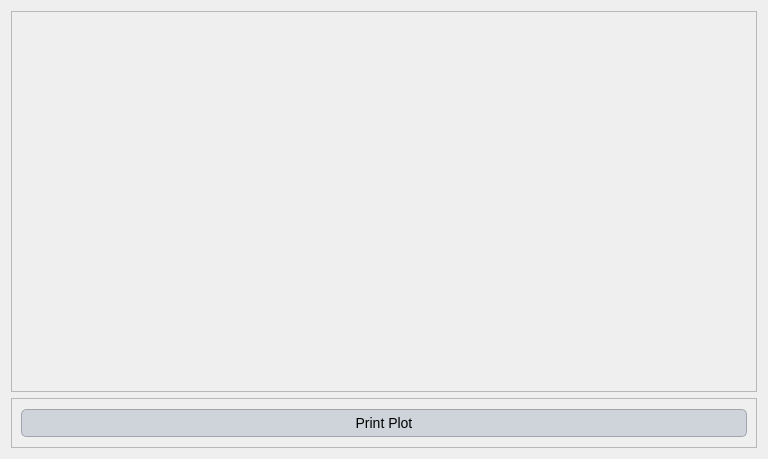
<?xml version="1.0" encoding="UTF-8"?>
<ui version="4.0">
 <class>Dialog</class>
 <widget class="QDialog" name="Dialog">
  <property name="geometry">
   <rect>
    <x>0</x>
    <y>0</y>
    <width>768</width>
    <height>459</height>
   </rect>
  </property>
  <property name="windowTitle">
   <string>Dialog</string>
  </property>
  <property name="styleSheet">
   <string notr="true">QLabel {
    font-family: 'Georgia'; /* Cambiar la fuente a Georgia */
    font-size: 16px; /* Cambiar el tamaño de la fuente */
    color: #000000; /* Color del texto (blanco) */
}

QLineEdit {
    font-family: 'Georgia'; /* Cambiar la fuente a Georgia */
    font-size: 14px; /* Cambiar el tamaño de la fuente */
    color: #000000; /* Color del texto (blanco) */
    background-color: #f0f0f0; /* Color de fondo del QLineEdit */
    border: 1px solid #000000; /* Borde blanco */
}

QComboBox {
    font-family: 'Georgia'; /* Cambiar la fuente a Georgia */
    font-size: 14px; /* Cambiar el tamaño de la fuente */
    color: #000000; /* Color del texto (blanco) */
    background-color: #cfd4da; /* Fondo oscuro del ComboBox */
}

QRadioButton {
    font-family: 'Georgia'; /* Cambiar la fuente a Georgia */
    font-size: 14px; /* Cambiar el tamaño de la fuente */
    color: #000000; /* Color del texto (blanco) */
}

QCheckBox {
    font-family: 'Georgia'; /* Cambiar la fuente a Georgia */
    font-size: 14px; /* Cambiar el tamaño de la fuente */
    color: #000000; /* Color del texto (blanco) */
}

/* Cambiar la fuente y estilo de los QPushButton */
QPushButton {
    font-family: 'Georgia'; /* Cambiar la fuente */
    font-size: 14px; /* Cambiar el tamaño de la fuente */
    color: #000000; /* Color del texto negro */
    background-color: #cfd4da; /* Fondo gris claro */
    border: 1px solid #a1a6ad; /* Borde gris medio */
    border-radius: 5px; /* Bordes redondeados */
    padding: 5px; /* Espaciado interno */
}

/* Estilo cuando el ratón pasa sobre el botón */
QPushButton:hover {
    color: #000000; /* Mantener el texto negro */
    background-color: #b7bcc3; /* Fondo gris un poco más oscuro al pasar el mouse */
}

/* Estilo cuando el botón está presionado */
QPushButton:pressed {
    background-color: #a6acb3; /* Fondo ligeramente más oscuro al presionar */
    color: #000000; /* Mantener el texto negro cuando se presiona */
}



/* Estilo general para QTableWidget y QTableView */
QTableWidget, QTableView {
    font-family: 'Georgia'; /* Cambiar la fuente a Georgia */
    font-size: 14px; /* Tamaño de la fuente */
    color: #000000; /* Color del texto negro */
    background-color: #e6e9ed; /* Fondo gris claro para la tabla */
    gridline-color: #a1a6ad; /* Color de las líneas de la tabla (gris medio) */
    selection-background-color: #b7bcc3; /* Color de fondo cuando se selecciona una celda (gris suave) */
    selection-color: #000000; /* Color del texto cuando la celda está seleccionada (negro) */
}

/* Estilo para el encabezado horizontal de la tabla */
QHeaderView::section {
    font-family: 'Georgia'; /* Cambiar la fuente a Georgia */
    font-size: 14px; /* Tamaño de la fuente */
    color: #000000; /* Color del texto negro */
    background-color: #cfd4da; /* Fondo gris claro del encabezado */
    border: 1px solid #a1a6ad; /* Borde gris medio entre las secciones */
    padding: 4px; /* Espaciado interno en el encabezado */
}

/* Estilo para las celdas de la tabla al pasar el mouse */
QTableWidget::item:hover, QTableView::item:hover {
    background-color: #b7bcc3; /* Fondo gris suave al pasar el mouse */
    color: #000000; /* Mantener el texto negro */
}

/* Estilo para las celdas cuando están seleccionadas */
QTableWidget::item:selected, QTableView::item:selected {
    background-color: #a6acb3; /* Fondo gris intermedio cuando está seleccionado */
    color: #000000; /* Texto negro cuando está seleccionado */
}

/* Ajustar el tamaño de las celdas */
QTableWidget::item, QTableView::item {
    padding: 4px; /* Espaciado interno de las celdas */
}

/* Estilo para el borde inferior de la tabla */
QTableCornerButton::section {
    background-color: #cfd4da; /* Fondo del botón de esquina */
    border: 1px solid #a1a6ad; /* Borde gris medio del botón de esquina */
}</string>
  </property>
  <layout class="QGridLayout" name="gridLayout_2">
   <item row="0" column="0">
    <widget class="QFrame" name="frame">
     <property name="minimumSize">
      <size>
       <width>500</width>
       <height>0</height>
      </size>
     </property>
     <property name="maximumSize">
      <size>
       <width>16777215</width>
       <height>16777215</height>
      </size>
     </property>
     <property name="frameShape">
      <enum>QFrame::StyledPanel</enum>
     </property>
     <property name="frameShadow">
      <enum>QFrame::Raised</enum>
     </property>
    </widget>
   </item>
   <item row="1" column="0">
    <widget class="QFrame" name="frame_2">
     <property name="maximumSize">
      <size>
       <width>16777215</width>
       <height>50</height>
      </size>
     </property>
     <property name="frameShape">
      <enum>QFrame::StyledPanel</enum>
     </property>
     <property name="frameShadow">
      <enum>QFrame::Raised</enum>
     </property>
     <layout class="QGridLayout" name="gridLayout">
      <item row="0" column="0">
       <layout class="QHBoxLayout" name="horizontalLayout">
        <item>
         <widget class="QPushButton" name="print_graph">
          <property name="text">
           <string>Print Plot</string>
          </property>
         </widget>
        </item>
       </layout>
      </item>
     </layout>
    </widget>
   </item>
  </layout>
 </widget>
 <resources/>
 <connections/>
</ui>
